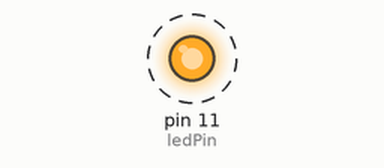
A program run on a simulated Raspberry Pi (header pin numbers). Parts: output pins drawn as LEDs (lit = HIGH). Dashed ring = blinking. What the program prints to the terminal is not drawn. At 100.0 s the program stops and its outputs stay as they are.

Above: at 0.5 s.
Timing chart, 0 to 4.6 s (numbered marks = the images above):
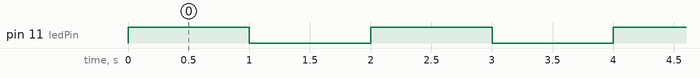

The program:

blink_led_for.py
```python
#!/usr/bin/env python3
import RPi.GPIO as GPIO
import time

def blink_led_for():
    """
    Blinks an LED connected to pin 11 for 50 cycles using GPIO.BOARD numbering.
    """
    ledPin = 11
    GPIO.setmode(GPIO.BOARD)
    GPIO.setup(ledPin, GPIO.OUT)

    print("Blinking LED for 50 cycles. Press CTRL+C to exit.")
    try:
        for _ in range(50):
            GPIO.output(ledPin, True)
            time.sleep(1)
            GPIO.output(ledPin, False)
            time.sleep(1)
    except KeyboardInterrupt:
        print("Program terminated!")
    finally:
        GPIO.cleanup()

if __name__ == '__main__':
    blink_led_for()
```

Measured:
- by itself, pin 11 (ledPin): alternates HIGH for 1.0 s and LOW for 1.0 s, 100 changes in all, then stays LOW
